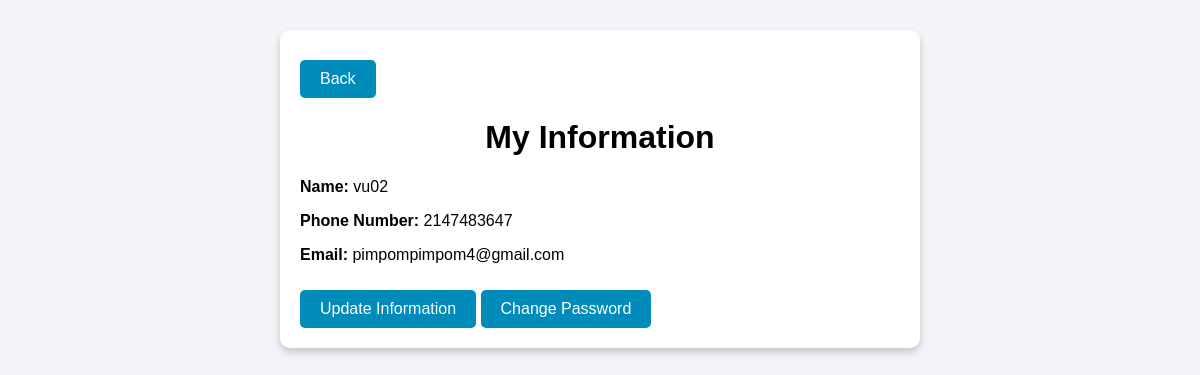
Before: /information.php (signed in) with the older database file.
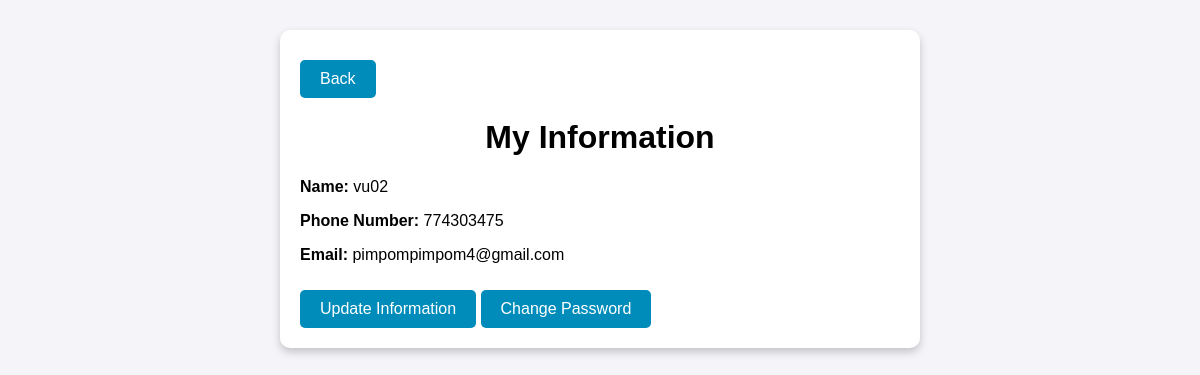
After: the same page with the newer database file.
### tables this page shows
CREATE TABLE `user` (
  `user_id` int(11) NOT NULL,
  `user_name` varchar(100) NOT NULL,
  `phone_number` int(11) DEFAULT NULL,
  `email` varchar(100) DEFAULT NULL,
  `password` text NOT NULL,
  `role` int(11) NOT NULL
);

### information.php (the view, shortened to what this page needs)
<?php
include("config/config.php");
$userId = $_SESSION['user_id'];
$query = "SELECT user_name, phone_number, email, password FROM user WHERE user_id = ?";
$stmt = $mysqli->prepare($query);
$stmt->bind_param("i", $userId);
$stmt->execute();
$result = $stmt->get_result();
if ($result->num_rows > 0) {
    $userInfo = $result->fetch_assoc();
} else {
    echo "Không tìm thấy thông tin người dùng.";
    exit();
}
?>
<!DOCTYPE html>
<html lang="en">
<head>
</head>
<body>
    <div class="container">
        <button class="show-btn" id="back-btn" onclick="history.back()">Back</button>
        <h1>My Information</h1>
        <div>
            <div class="info-box">
            <p><strong>Name:</strong> <?php echo htmlspecialchars($userInfo['user_name']); ?></p>
            <p><strong>Phone Number:</strong> <?php echo htmlspecialchars($userInfo['phone_number']); ?></p>
            <p><strong>Email:</strong> <?php echo htmlspecialchars($userInfo['email']); ?></p>
        </div></div>
        <button class="show-btn" id="update-info-btn">Update Information</button>
        <button class="show-btn" id="change-password-btn">Change Password</button>
    </div>
</body>
</html>

Changed rows visible on the page:
changed user "vu02": phone_number "2147483647" → "774303475"
